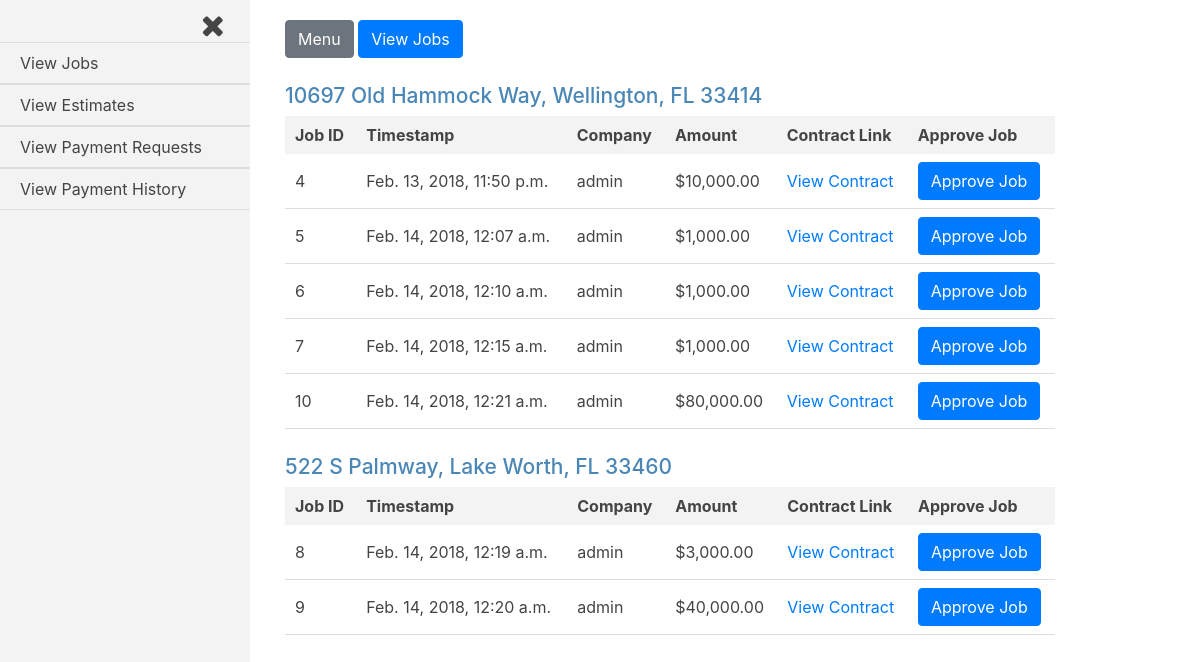
Page /jobs_admin/proposed_jobs on the earlier database version.
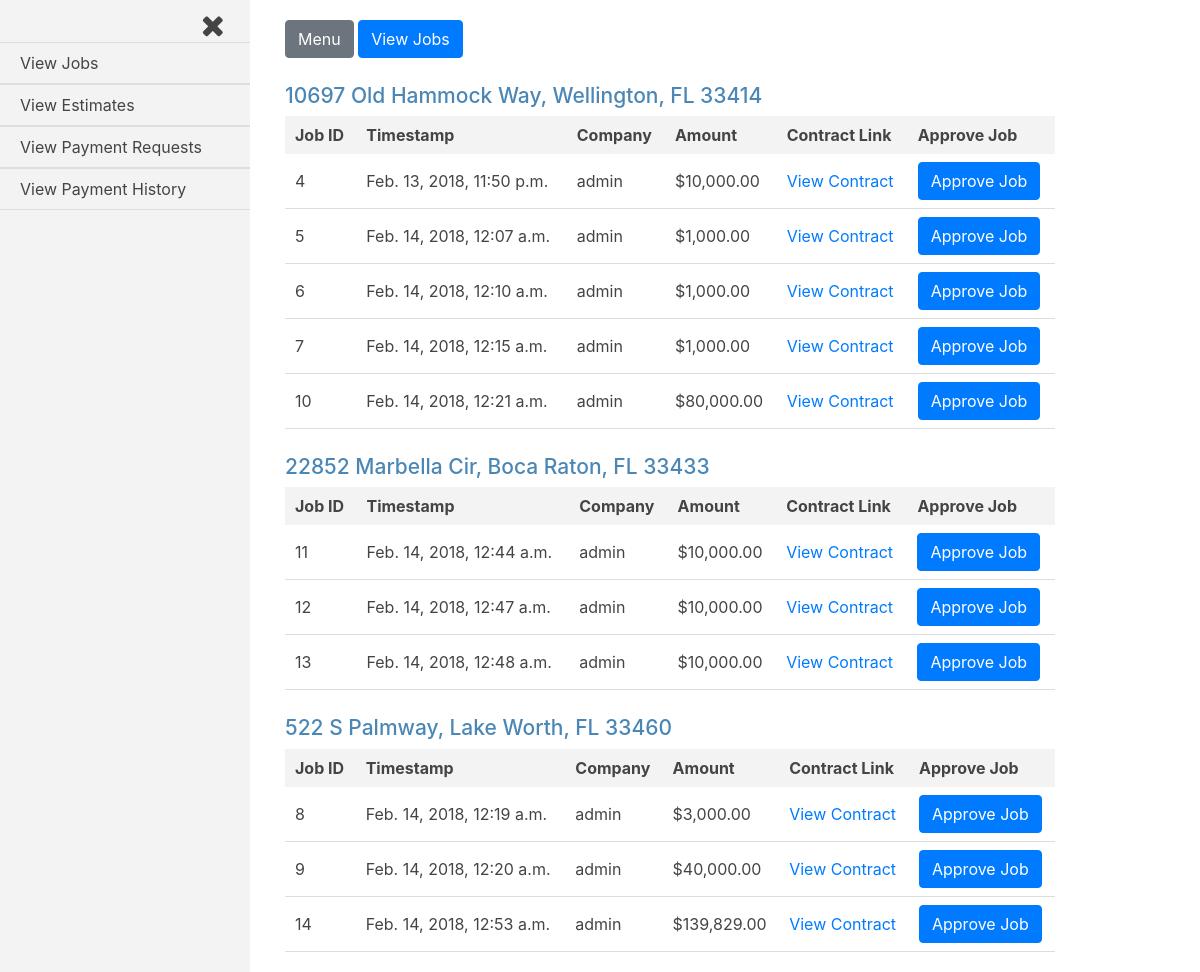
Same page on the later database version.
### jobs/models.py (models this page shows, shortened)
class House(models.Model):
    address = models.CharField(max_length=250)
    companies = models.ManyToManyField(settings.AUTH_USER_MODEL, through='Current_Worker')
    proposed_jobs = models.BooleanField(default=False)
    pending_payments = models.BooleanField(default=False)
    payment_history = models.BooleanField(default=False)
    def __str__(self):
        return self.address

class Job(models.Model):
    house = models.ForeignKey(House, on_delete=models.CASCADE)
    company = models.ForeignKey(settings.AUTH_USER_MODEL, on_delete=models.CASCADE,)
    start_amount = models.DecimalField(max_digits=8, decimal_places=2, default=0.00)
    start_date = models.DateTimeField(auto_now_add=True, blank=True)
    total_paid = models.DecimalField(max_digits=8, decimal_places=2, default=0.00)
    document_link = models.CharField(max_length=800)
    approved = models.BooleanField(default=False)

### jobs_admin/views.py (the view)
# urls.py: path('proposed_jobs', views.proposed_jobs, name='proposed_jobs'),
def proposed_jobs(request):
    current_user = request.user
    houses = House.objects.filter(proposed_jobs=True)
    jobs = Job.objects.filter(approved=False)
    form = Approve_Job()
    template = loader.get_template('jobs_admin/proposed_jobs.html')
    context = {
        'houses': houses,
        'jobs': jobs,
        'current_user': current_user,
        'form': form
    }
    if request.method == 'POST':
        form = Approve_Job(request.POST)
        if form.is_valid():
            job_id = int(request.POST.get('job_id'))
            address = str(request.POST.get('job_house'))
            house = House.objects.filter(address=address)
            Job.objects.filter(id=job_id).update(approved=True)
            current_worker = Current_Worker(house=house[0], company=current_user, current=True)
            current_worker.save()
            """if there are no more unapproved jobs for a house,
            set proposed_jobs=False for that specific house
            """
            unapproved_jobs = Job.objects.filter(house=house[0], approved=False)
            if not unapproved_jobs:
                House.objects.filter(address=address).update(proposed_jobs=False)
    else:
        form = Approve_Job()
    return HttpResponse(template.render(context, request))

### jobs_admin/forms.py
class Approve_Job(ModelForm, forms.Form):
    class Meta:
        model = Job
        exclude = ['house', 'company', 'start_amount', 'start_date', 'total_paid', 'document_link', 'approved']
        widgets = {
        }
        labels = {
        }

### jobs_admin/templates/jobs_admin/proposed_jobs.html (shortened to what this page needs)
{% extends 'base_login_admin.html' %}
{% load humanize %}
{% load static %}
{% block content %}
{% for house in houses %}
<div class="job-container">
  <div class="house">
    <h3 class="house-address">{{house.address}}</h3>
  </div>
  <table class="job-summary">
    <tr class="job-headings">
      <th>Job ID</th>
      <th>Timestamp</th>
      <th>Company</th>
      <th>Amount</th>
      <th>Contract Link</th>
      <th>Approve Job</th>
    </tr>
    {% for job in jobs %}
      {% if job.house.address == house.address %}
    <tr class="job-info">
      <td>{{job.id}}</td>
      <td>{{job.start_date}}</td>
      <td>{{job.company}}</td>
      <td>${{job.start_amount|intcomma}}</td>
      <td><a href="{{job.document_link}}">View Contract</a></td>
      <td>
        <form class="approve-job-form" action="" method="post">
          <input class="btn btn-primary approve-job" type="submit" name="" value="Approve Job">
        </form>
      </td>
    </tr>
      {% endif %}
    {% endfor %}
  </table>
</div>
{% endfor %}
{% endblock content %}

### templates/base_login_admin.html (shortened to what this page needs)
{% load static %}
<!DOCTYPE html>
<html lang="en">
<head>
    <link href="https://maxcdn.bootstrapcdn.com/bootstrap/4.0.0/css/bootstrap.min.css" rel="stylesheet">
    <link href="https://maxcdn.bootstrapcdn.com/font-awesome/4.7.0/css/font-awesome.min.css" rel="stylesheet">
    <link rel="stylesheet" href="{% static 'logged-in.css' %}">
</head>
<body>
  <div id="wrapper" class="toggled">
      <div id="sidebar-wrapper">
          <div class="close-nav" href="#"><i class="fa fa-times"></i></div>
          <ul class="sidebar-nav">
              <li>
                  <a href="/jobs_admin">View Jobs</a>
              </li>
              <li>
                  <a href="/jobs_admin/proposed_jobs">View Estimates</a>
              </li>
              <li>
                  <a href="/payment_requests/unapproved_payments">View Payment Requests</a>
              </li>
              <li>
                  <a href="/payment_requests/approved_payments">View Payment History</a>
              </li>
          </ul>
      </div>
      <div id="page-content-wrapper">
          <div class="container-fluid">
              <div class="btn-options-container">
                <a href="#menu-toggle" class="btn btn-secondary" id="menu-toggle">Menu</a>
                <a href="/jobs_admin" class="btn btn-primary" id="add-job">View Jobs</a>
              </div>
              {% block content %}
              {% endblock content %}
          </div>
      </div>
  </div>
</body>
</html>

### static/logged-in.css (style rules this page uses)
body { overflow-x: hidden; color: #444; }
#wrapper { padding-left: 0; -webkit-transition: all 0.5s ease; -moz-transition: all 0.5s ease; -o-transition: all 0.5s ease; transition: all 0.5s ease; }
#wrapper.toggled { padding-left: 250px; }
#sidebar-wrapper { z-index: 1000; position: fixed; left: 250px; width: 0; height: 100%; margin-left: -250px; overflow-y: auto; background-color: #f3f3f3; -webkit-transition: all 0.5s ease; -moz-transition: all 0.5s ease; -o-transition: all 0.5s ease; transition: all 0.5s ease; }
#wrapper.toggled #sidebar-wrapper { width: 250px; }
#page-content-wrapper { width: 100%; position: absolute; padding: 15px; }
#wrapper.toggled #page-content-wrapper { position: absolute; margin-right: -250px; }
.sidebar-nav { width: 250px; margin: 0; padding: 0; list-style: none; }
.sidebar-nav li { text-indent: 20px; line-height: 40px; }
.sidebar-nav li a { display: block; text-decoration: none; color: #444; border-top: 1px solid #ddd; border-bottom: 1px solid #ddd; }
.close-nav { display: block; }
.close-nav i { display: inline-block; margin-left: 171px; color: #444; font-size: 30px; cursor: pointer; padding-left: 30px; padding-right: 26px; padding-top: 10px; }
.job-container { overflow-x: auto; margin-top: 25px; }
.job-container h3 { font-size: 21px; color: #4A87B6; }
.job-headings { background-color: #f3f3f3; }
.job-headings th { padding: 7px 10px; }
.job-summary { width: 100%; min-width: 475px; max-width: 770px; }
.job-summary td { padding: 8px 10px; }
.job-info { border-bottom: 1px solid #ddd; }
@media (min-width:768px) { #wrapper { padding-left: 0; } }
@media (min-width:768px) { #wrapper.toggled { padding-left: 250px; } }
@media (min-width:768px) { #sidebar-wrapper { width: 0; } }
@media (min-width:768px) { #wrapper.toggled #sidebar-wrapper { width: 250px; } }
@media (min-width:768px) { #page-content-wrapper { padding: 20px; position: relative; } }
@media (min-width:768px) { #wrapper.toggled #page-content-wrapper { position: relative; margin-right: 0; } }

Differences in the rows shown:
now on this page (row edited): House: address "22852 Marbella Cir, Boca Raton, FL 33433"
added Job: id "11", start_date "Feb. 14, 2018, 12:44 a.m.", company "admin", start_amount "10,000.00", shown under "22852 Marbella Cir, Boca Raton, FL 33433"
added Job: id "12", start_date "Feb. 14, 2018, 12:47 a.m.", company "admin", start_amount "10,000.00", shown under "22852 Marbella Cir, Boca Raton, FL 33433"
added Job: id "13", start_date "Feb. 14, 2018, 12:48 a.m.", company "admin", start_amount "10,000.00", shown under "22852 Marbella Cir, Boca Raton, FL 33433"
added Job: id "14", start_date "Feb. 14, 2018, 12:53 a.m.", company "admin", start_amount "139,829.00", shown under House "522 S Palmway, Lake Worth, FL 33460"
